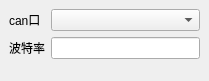
<?xml version="1.0" encoding="UTF-8"?>
<ui version="4.0">
 <class>Can</class>
 <widget class="QWidget" name="Can">
  <property name="geometry">
   <rect>
    <x>0</x>
    <y>0</y>
    <width>209</width>
    <height>81</height>
   </rect>
  </property>
  <property name="windowTitle">
   <string>Form</string>
  </property>
  <widget class="QWidget" name="">
   <property name="geometry">
    <rect>
     <x>9</x>
     <y>9</y>
     <width>191</width>
     <height>64</height>
    </rect>
   </property>
   <layout class="QFormLayout" name="formLayout">
    <item row="0" column="0">
     <widget class="QLabel" name="label">
      <property name="text">
       <string>can口</string>
      </property>
     </widget>
    </item>
    <item row="0" column="1">
     <widget class="QComboBox" name="combo_addr"/>
    </item>
    <item row="2" column="1">
     <widget class="QLineEdit" name="le_baud"/>
    </item>
    <item row="2" column="0">
     <widget class="QLabel" name="label_2">
      <property name="text">
       <string>波特率</string>
      </property>
     </widget>
    </item>
   </layout>
  </widget>
 </widget>
 <resources/>
 <connections/>
</ui>
